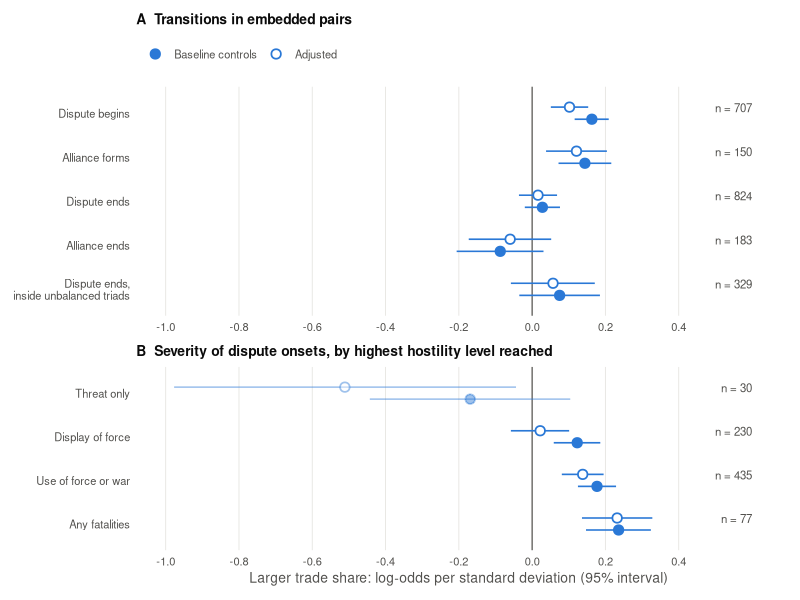
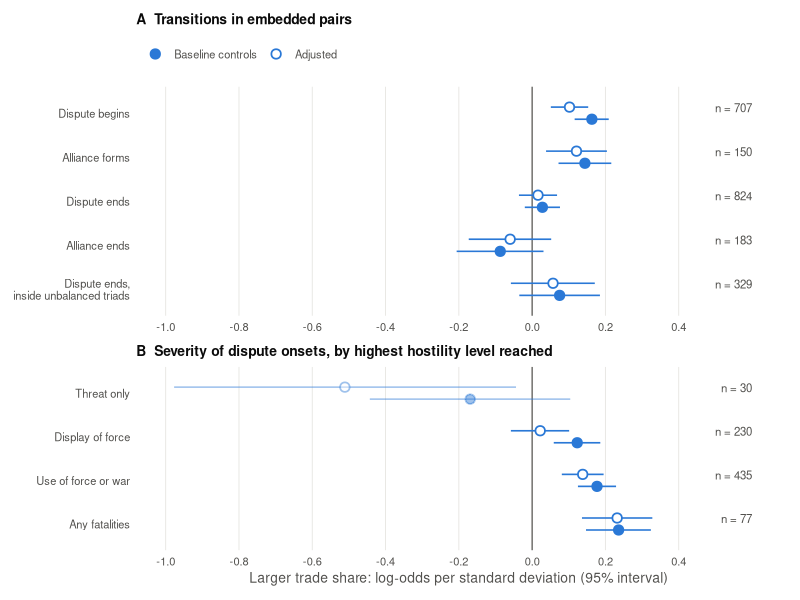
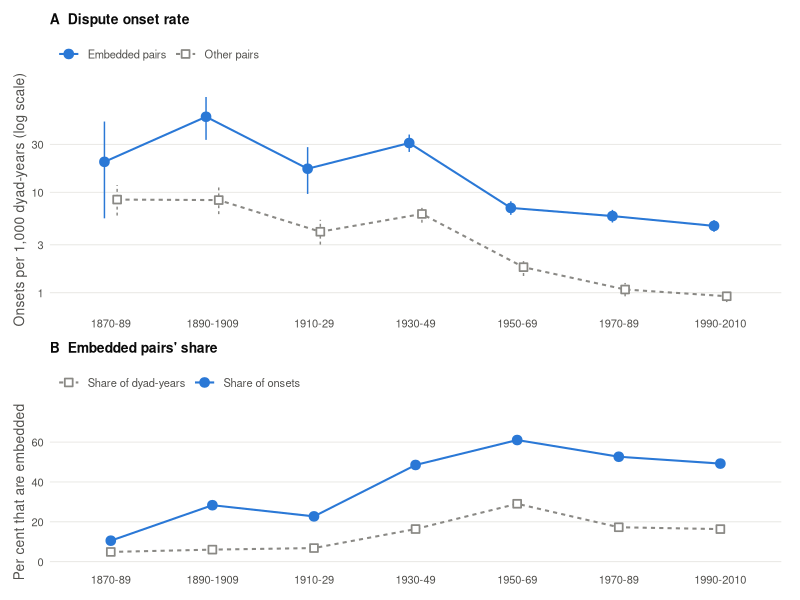
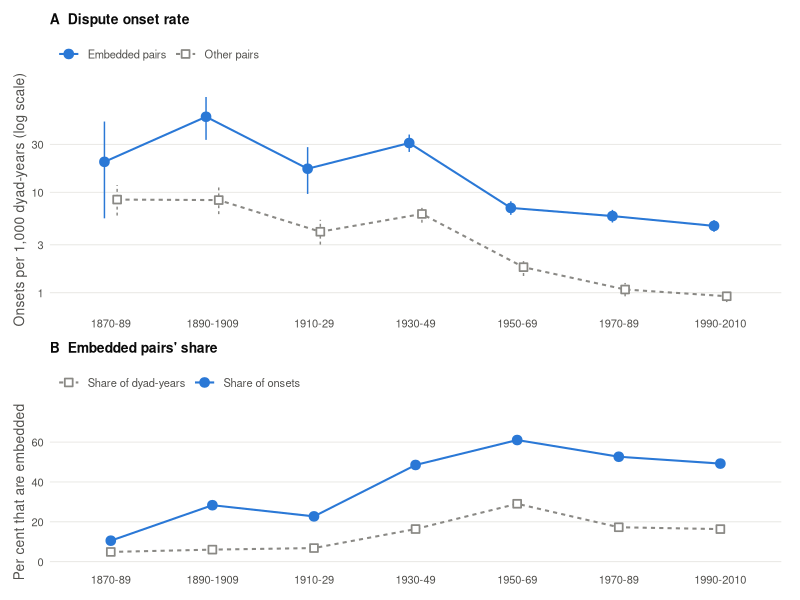

The R source for these figures, in order:
# 18: Figure 2 (what exposure does: coefficient plot) and Figure 3 (embedding over time). Reads results/claims_table.csv, results/hostility_gradient_output.txt, results/era_bins_*.csv.
suppressMessages({ library(dplyr); library(readr); library(tidyr); library(stringr); library(ggplot2); library(patchwork) })

BLUE <- "#2a78d6"; INK <- "#0b0b0b"; INK2 <- "#52514e"; GREY <- "#8a8985"; GRID <- "#e6e5e1"
th <- theme_minimal(base_size = 10, base_family = "Helvetica") + theme(panel.grid.minor = element_blank(), panel.grid.major.y = element_blank(), panel.grid.major.x = element_line(colour = GRID, linewidth = 0.3),
  axis.text = element_text(colour = INK2), axis.title = element_text(colour = INK2), plot.title = element_text(colour = INK, face = "bold", size = 10, hjust = 0), legend.position = "top", legend.justification = "left",
  legend.text = element_text(colour = INK2), plot.margin = margin(4, 8, 4, 4))
# ---- Figure 2
ct <- read_csv("results/claims_table.csv", show_col_types = FALSE)
lab <- c("dispute onset" = "Dispute begins", "alliance formation" = "Alliance forms", "dispute ending" = "Dispute ends", "alliance ending" = "Alliance ends", "dispute ending, unbalanced (+,+,-) triads" = "Dispute ends,\ninside unbalanced triads")
pa <- ct %>% filter(spec %in% c("baseline", "+ volume + decade FE", "spec D (controls, allied)", "spec D + pact FE")) %>%
  mutate(row = lab[outcome], kind = ifelse(spec %in% c("baseline", "spec D (controls, allied)"), "Baseline controls", "Adjusted"), n = paste0(events)) %>% select(row, kind, est, ci_lo, ci_hi, events)
pa$row <- factor(pa$row, levels = rev(unname(lab))); pa$panel <- "A  Transitions in embedded pairs"
hl <- readLines("results/hostility_gradient_output.txt"); spec <- NA; out <- list()
for (l in hl) { if (str_detect(l, "spec: baseline")) spec <- "Baseline controls"; if (str_detect(l, "spec: \\+ z_vol")) spec <- "Adjusted"
  m <- str_match(l, "^\\s+(y_\\w+)\\s+est\\s+(-?[0-9.]+) .*CI \\[\\s*(-?[0-9.]+),\\s*(-?[0-9.]+)\\].*events (\\d+)")
  if (!is.na(m[1, 1]) && !is.na(spec) && m[1, 2] != "y_any") out[[length(out) + 1]] <- tibble(key = m[1, 2], kind = spec, est = as.numeric(m[1, 3]), ci_lo = as.numeric(m[1, 4]), ci_hi = as.numeric(m[1, 5]), events = as.integer(m[1, 6])) }
sev <- bind_rows(out) %>% mutate(row = recode(key, y_thr = "Threat only", y_dis = "Display of force", y_force = "Use of force or war", y_fat = "Any fatalities"))
sev$row <- factor(sev$row, levels = rev(c("Threat only", "Display of force", "Use of force or war", "Any fatalities"))); sev$panel <- "B  Severity of dispute onsets"
all <- bind_rows(pa, sev %>% select(row, kind, est, ci_lo, ci_hi, events, panel)) %>% mutate(kind = factor(kind, levels = c("Baseline controls", "Adjusted")), thin = row == "Threat only")
lims <- c(-1.0, 0.6)
mk <- function(df, title, legend = FALSE) ggplot(df, aes(est, row, shape = kind, fill = kind, alpha = thin)) +
  geom_vline(xintercept = 0, colour = INK2, linewidth = 0.4) +
  geom_errorbarh(aes(xmin = ci_lo, xmax = ci_hi), height = 0, linewidth = 0.55, colour = BLUE, position = position_dodge(width = 0.55)) +
  geom_point(size = 2.6, colour = BLUE, stroke = 0.9, position = position_dodge(width = 0.55)) +
  geom_text(data = df %>% filter(kind == "Baseline controls"), aes(x = lims[2], y = row, label = paste0("n = ", events)), inherit.aes = FALSE, hjust = 1, vjust = -0.1, size = 2.9, colour = INK2, family = "Helvetica") +
  scale_shape_manual(values = c("Baseline controls" = 21, "Adjusted" = 21), guide = "none") +
  scale_fill_manual(values = c("Baseline controls" = BLUE, "Adjusted" = "white"), name = NULL, labels = c("Baseline controls", "Adjusted"), guide = if (legend) guide_legend(override.aes = list(shape = 21, alpha = 1, colour = BLUE)) else "none") +
  scale_alpha_manual(values = c(`FALSE` = 1, `TRUE` = 0.45), guide = "none") + scale_x_continuous(limits = lims, breaks = seq(-1, 0.4, 0.2)) + labs(x = NULL, y = NULL, title = title) + th
fa <- mk(all %>% filter(str_starts(panel, "A")), "A  Transitions in embedded pairs", TRUE); fb <- mk(all %>% filter(str_starts(panel, "B")), "B  Severity of dispute onsets, by highest hostility level reached") + labs(x = "Larger trade share: log-odds per standard deviation (95% interval)")
fig2 <- fa / fb + plot_layout(heights = c(5, 4))
ggsave("results/fig_exposure_map.pdf", fig2, width = 6.4, height = 5.6, device = cairo_pdf); ggsave("results/fig_exposure_map.png", fig2, width = 6.4, height = 5.6, dpi = 300)
# ---- Figure 3
r <- read_csv("results/era_bins_rates.csv", show_col_types = FALSE); sh <- read_csv("results/era_bins_shares.csv", show_col_types = FALSE)
lv <- c("1870-89", "1890-1909", "1910-29", "1930-49", "1950-69", "1970-89", "1990-2010"); r$per <- factor(r$per, lv); sh$per <- factor(sh$per, lv); r$grp <- ifelse(r$tri, "Embedded pairs", "Other pairs")
f3a <- ggplot(r, aes(per, rate, group = grp, colour = grp, shape = grp, linetype = grp)) + geom_linerange(aes(ymin = lo, ymax = hi), linewidth = 0.5, position = position_dodge(width = 0.25), show.legend = FALSE) +
  geom_line(linewidth = 0.7, position = position_dodge(width = 0.25)) + geom_point(size = 2.4, position = position_dodge(width = 0.25), fill = "white", stroke = 0.9) +
  scale_colour_manual(values = c("Embedded pairs" = BLUE, "Other pairs" = GREY), name = NULL) + scale_shape_manual(values = c("Embedded pairs" = 19, "Other pairs" = 22), name = NULL) + scale_linetype_manual(values = c("Embedded pairs" = "solid", "Other pairs" = "22"), name = NULL) +
  scale_y_log10(breaks = c(1, 3, 10, 30), labels = c("1", "3", "10", "30")) + labs(x = NULL, y = "Onsets per 1,000 dyad-years (log scale)", title = "A  Dispute onset rate") + th + theme(panel.grid.major.x = element_blank(), panel.grid.major.y = element_line(colour = GRID, linewidth = 0.3))
s <- sh %>% pivot_longer(c(pct_dyad_years_embedded, pct_onsets_embedded), names_to = "k", values_to = "pct") %>% mutate(k = recode(k, pct_dyad_years_embedded = "Share of dyad-years", pct_onsets_embedded = "Share of onsets"))
f3b <- ggplot(s, aes(per, pct, group = k, colour = k, shape = k, linetype = k)) + geom_line(linewidth = 0.7) + geom_point(size = 2.4, fill = "white", stroke = 0.9) +
  scale_colour_manual(values = c("Share of onsets" = BLUE, "Share of dyad-years" = GREY), name = NULL) + scale_shape_manual(values = c("Share of onsets" = 19, "Share of dyad-years" = 22), name = NULL) + scale_linetype_manual(values = c("Share of onsets" = "solid", "Share of dyad-years" = "22"), name = NULL) +
  scale_y_continuous(limits = c(0, 70), breaks = seq(0, 60, 20)) + labs(x = NULL, y = "Per cent that are embedded", title = "B  Embedded pairs' share") + th + theme(panel.grid.major.x = element_blank(), panel.grid.major.y = element_line(colour = GRID, linewidth = 0.3))
fig3 <- f3a / f3b + plot_layout(heights = c(5, 3.4))
ggsave("results/fig_eras.pdf", fig3, width = 6.4, height = 5.4, device = cairo_pdf); ggsave("results/fig_eras.png", fig3, width = 6.4, height = 5.4, dpi = 300)
cat("figures written\n")
